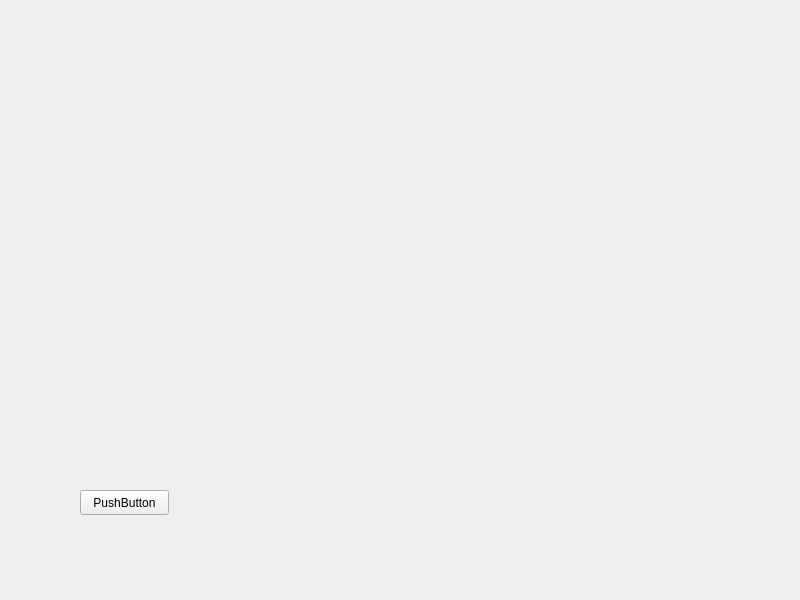
<?xml version="1.0" encoding="UTF-8"?>
<ui version="4.0">
 <class>Widget</class>
 <widget class="QWidget" name="Widget">
  <property name="geometry">
   <rect>
    <x>0</x>
    <y>0</y>
    <width>800</width>
    <height>600</height>
   </rect>
  </property>
  <property name="windowTitle">
   <string>Widget</string>
  </property>
  <widget class="QPushButton" name="pushButton">
   <property name="geometry">
    <rect>
     <x>80</x>
     <y>490</y>
     <width>89</width>
     <height>25</height>
    </rect>
   </property>
   <property name="text">
    <string>PushButton</string>
   </property>
  </widget>
 </widget>
 <resources/>
 <connections/>
</ui>
